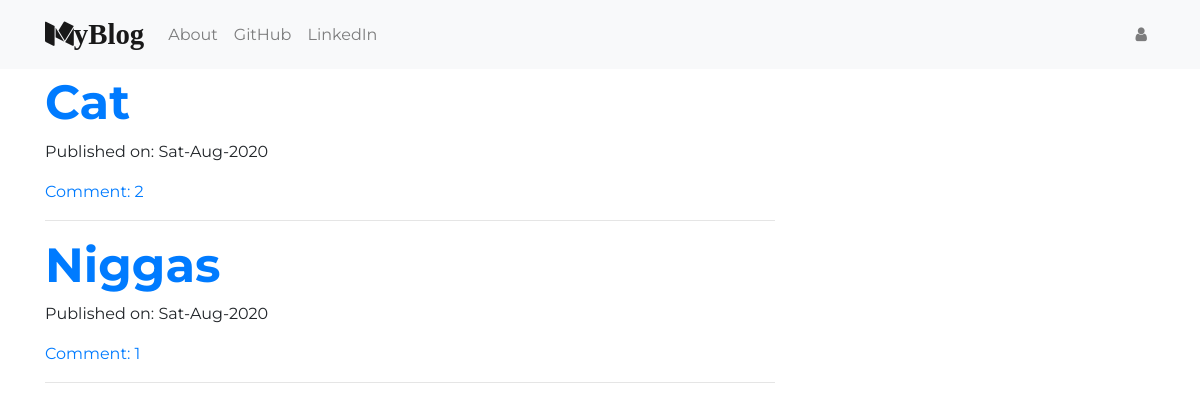
Before: / with the older database file.
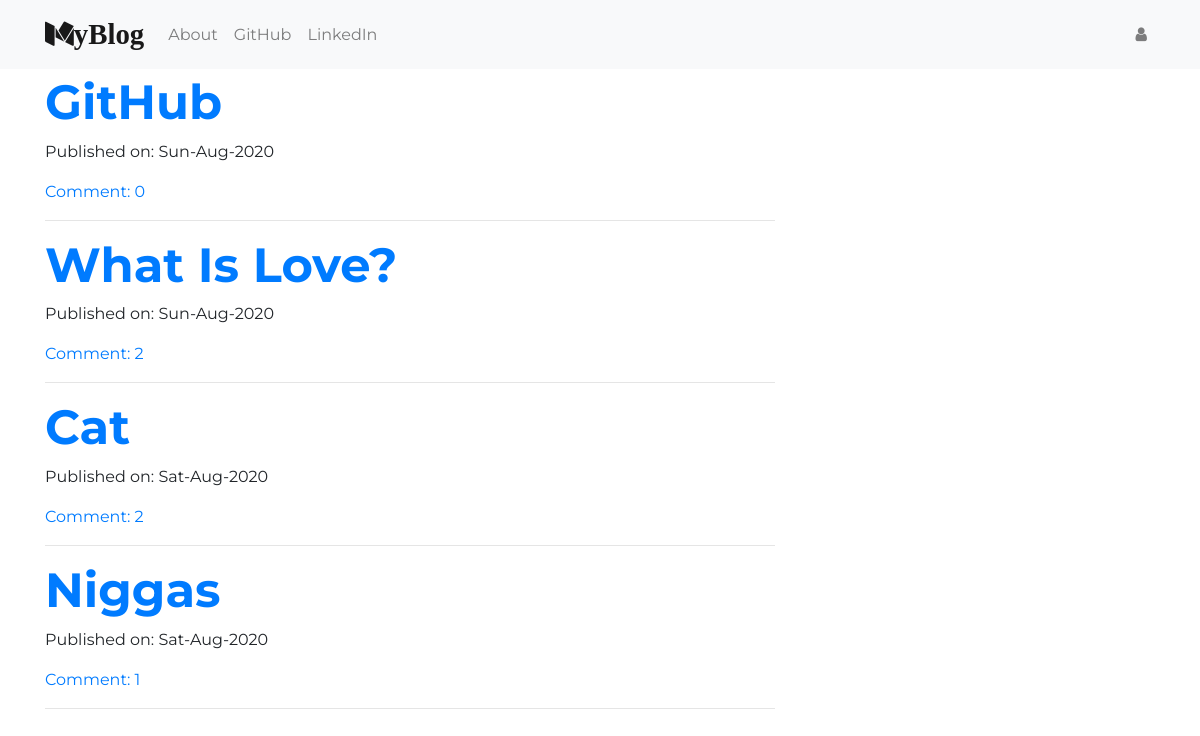
After: the same page with the newer database file.
### blog/models.py (models this page shows, shortened)
class Post(models.Model):
    author = models.ForeignKey("auth.User", on_delete=models.CASCADE)
    title = models.CharField(max_length=200)
    text = models.CharField(max_length=500)
    create_date = models.DateField(default=timezone.now)
    publish_date = models.DateField(null=True, blank=True)
    def approve_comments(self):
        return self.comments.filter(approved_comment=True)

### blog/views.py (the view)
# urls.py: path('', views.PostListView.as_view(), name='post_list'),
class PostListView(ListView):
    model = Post
    def get_queryset(self):
        return Post.objects.filter(publish_date__lte=timezone.now()).order_by('-publish_date')

### blog/templates/blog/post_list.html
{% extends 'blog/base.html' %}
{% block content %}
    <div class="centerstage">
        {% for post in post_list  %}
            <div class="post">
                <h1 class="posttitle"><a href="{% url 'post_detail' pk=post.pk %}">{{ post.title }}</a></h1>
            </div>
            <div class="date">
                <p>Published on: {{ post.publish_date|date:"D-M-Y" }}</p>
            </div>
            <a href="{% url 'post_detail' pk=post.pk %}">Comment: {{ post.approve_comments.count }} </a>
            <hr>
        {% endfor %}
    </div>
{% endblock content %}

### blog/templates/blog/base.html (shortened to what this page needs)
<!DOCTYPE html>
{% load static %}
<html>
    <head>
        <link rel="stylesheet" href="https://stackpath.bootstrapcdn.com/bootstrap/4.5.2/css/bootstrap.min.css">
        <link rel="stylesheet" href="//cdn.jsdelivr.net/npm/medium-editor@latest/dist/css/medium-editor.min.css" type="text/css" media="screen" charset="utf-8">
        <link rel="stylesheet" href="{% static 'css/blog.css' %}" />
        <link rel="stylesheet" href="https://stackpath.bootstrapcdn.com/font-awesome/4.7.0/css/font-awesome.min.css">
    </head>
    <body>
        <nav class="navbar navbar-expand-lg navbar-light bg-light custom-navbar">
        <div class="container">
            <a class="navbar-brand mybrand" href="{% url 'post_list' %}"><i class="fa fa-medium" aria-hidden="true"></i>yBlog</a>
            <div class="collapse navbar-collapse" id="navbarNav">
                <ul class="navbar-nav">
                <li class="nav-item">
                    <a class="nav-link" href="{% url 'about' %}">About</a>
                </li>
                <li class="nav-item">
                    <a class="nav-link" href="https://github.com/rishivyas1969">GitHub</a>
                </li>
                <li class="nav-item">
                    <a class="nav-link" href="https://www.linkedin.com/in/rishi-vyas-43308414b/">LinkedIn</a>
                </li>
                </ul>
            </div>
            <ul class="navbar-nav navbar-right">
                    {% if user.is_authenticated %}
                        <li class="nav-item">
                            <a class="nav-link" href="{% url 'post_new' %}">Add Post</a>
                        </li>
                        <li class="nav-item">
                            <a class="nav-link" href="{% url 'post_draft_list' %}">Drafts</a>
                        </li>
                        <li class="nav-item">
                            <a class="nav-link" href="{% url 'logout' %}">Logout</a>
                        </li>
                        <li class="nav-item">
                            <a class="nav-link">Welcome: <span class="font-weight-bold">{{ user.username }}</span></a>
                        </li>
                    {% else %}
                        <li class="nav-item">
                            <a class="nav-link" href="{% url 'login' %}"><i class="fa fa-user" aria-hidden="true"></i></span></a>
                        </li>
                    {% endif %}
                </ul>
            </div>
        </nav>
        <div class="content container loader">
            <div class="row">
                <div class="col-md-8">
                    <div class="blog_posts">
                        {% block content %}
                        {% endblock content %}
                    </div>
                </div>
            </div>
        </div>
    </body>
</html>

### blog/static/css/blog.css (style rules this page uses)
body { font-family: Montserrat; }
.mybrand { font-size: 1.8em; font-weight: 700; font-family: Playfair; }
.custom-navbar { margin-bottom: 5px; }
.centerstage { margin-right: auto; margin-left: auto; }
.posttitle { font-family: Montserrat; font-size: 3em; text-transform: capitalize; font-weight: 700; }
.loader { filter:hue-rotate(0deg); color:linear-gradient(45deg,#0f8,#08f); animation:hue 10000ms infinite linear; }

Changed rows visible on the page:
added Post: title "GitHub", publish_date "Sun-Aug-2020", approve_comments.count "0"
added Post: title "What Is Love?", publish_date "Sun-Aug-2020", approve_comments.count "2"
